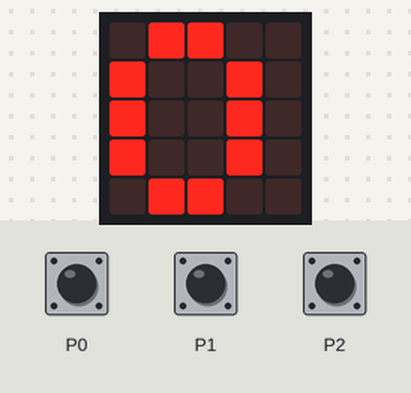
The program below on a simulated BBC micro:bit running MicroPython. Shown: the board's 5×5 LED display. The inputs (shaded band) are chosen by the test bench.

Above: at 1.2 s.
1.3 s: touch pin P0 pressed for 0.15 s
At 1.37 s:
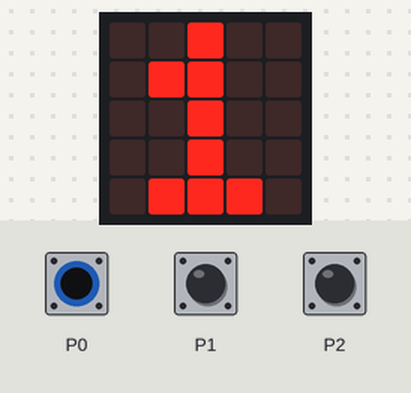
2.9 s: touch pin P1 pressed for 0.15 s
At 2.97 s:
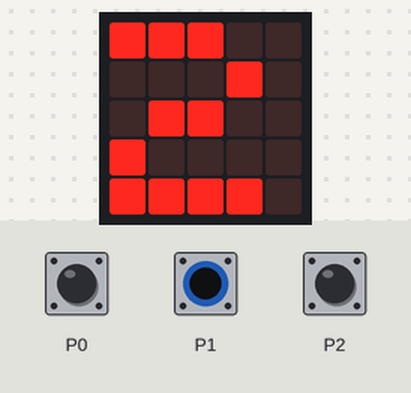
4.5 s: touch pin P2 pressed for 0.15 s
At 4.57 s:
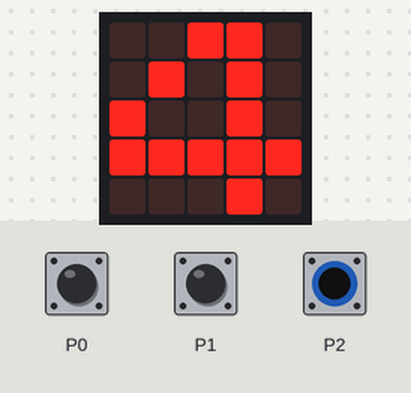
Timing chart, 0 to 7.5 s (numbered marks = the images above; inputs shaded):
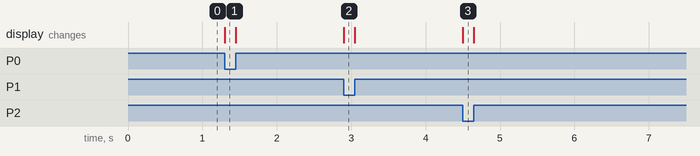

Measured:
- after the input at 1.3 s, the display: changes at once (image 1)
- after the input at 2.9 s, the display: changes at once (image 2)
- after the input at 4.5 s, the display: changes at once (image 3)

The program:

pin_is_touched.py
```python
"""
Check which electric connector pins are touched.

You must also touch the GND pin at the same time to see anything.
"""
from microbit import *
while True:
    val = 0
    if pin0.is_touched():
        val += 1
    if pin1.is_touched():
        val += 2
    if pin2.is_touched():
        val += 4
    display.show(str(val))
```
